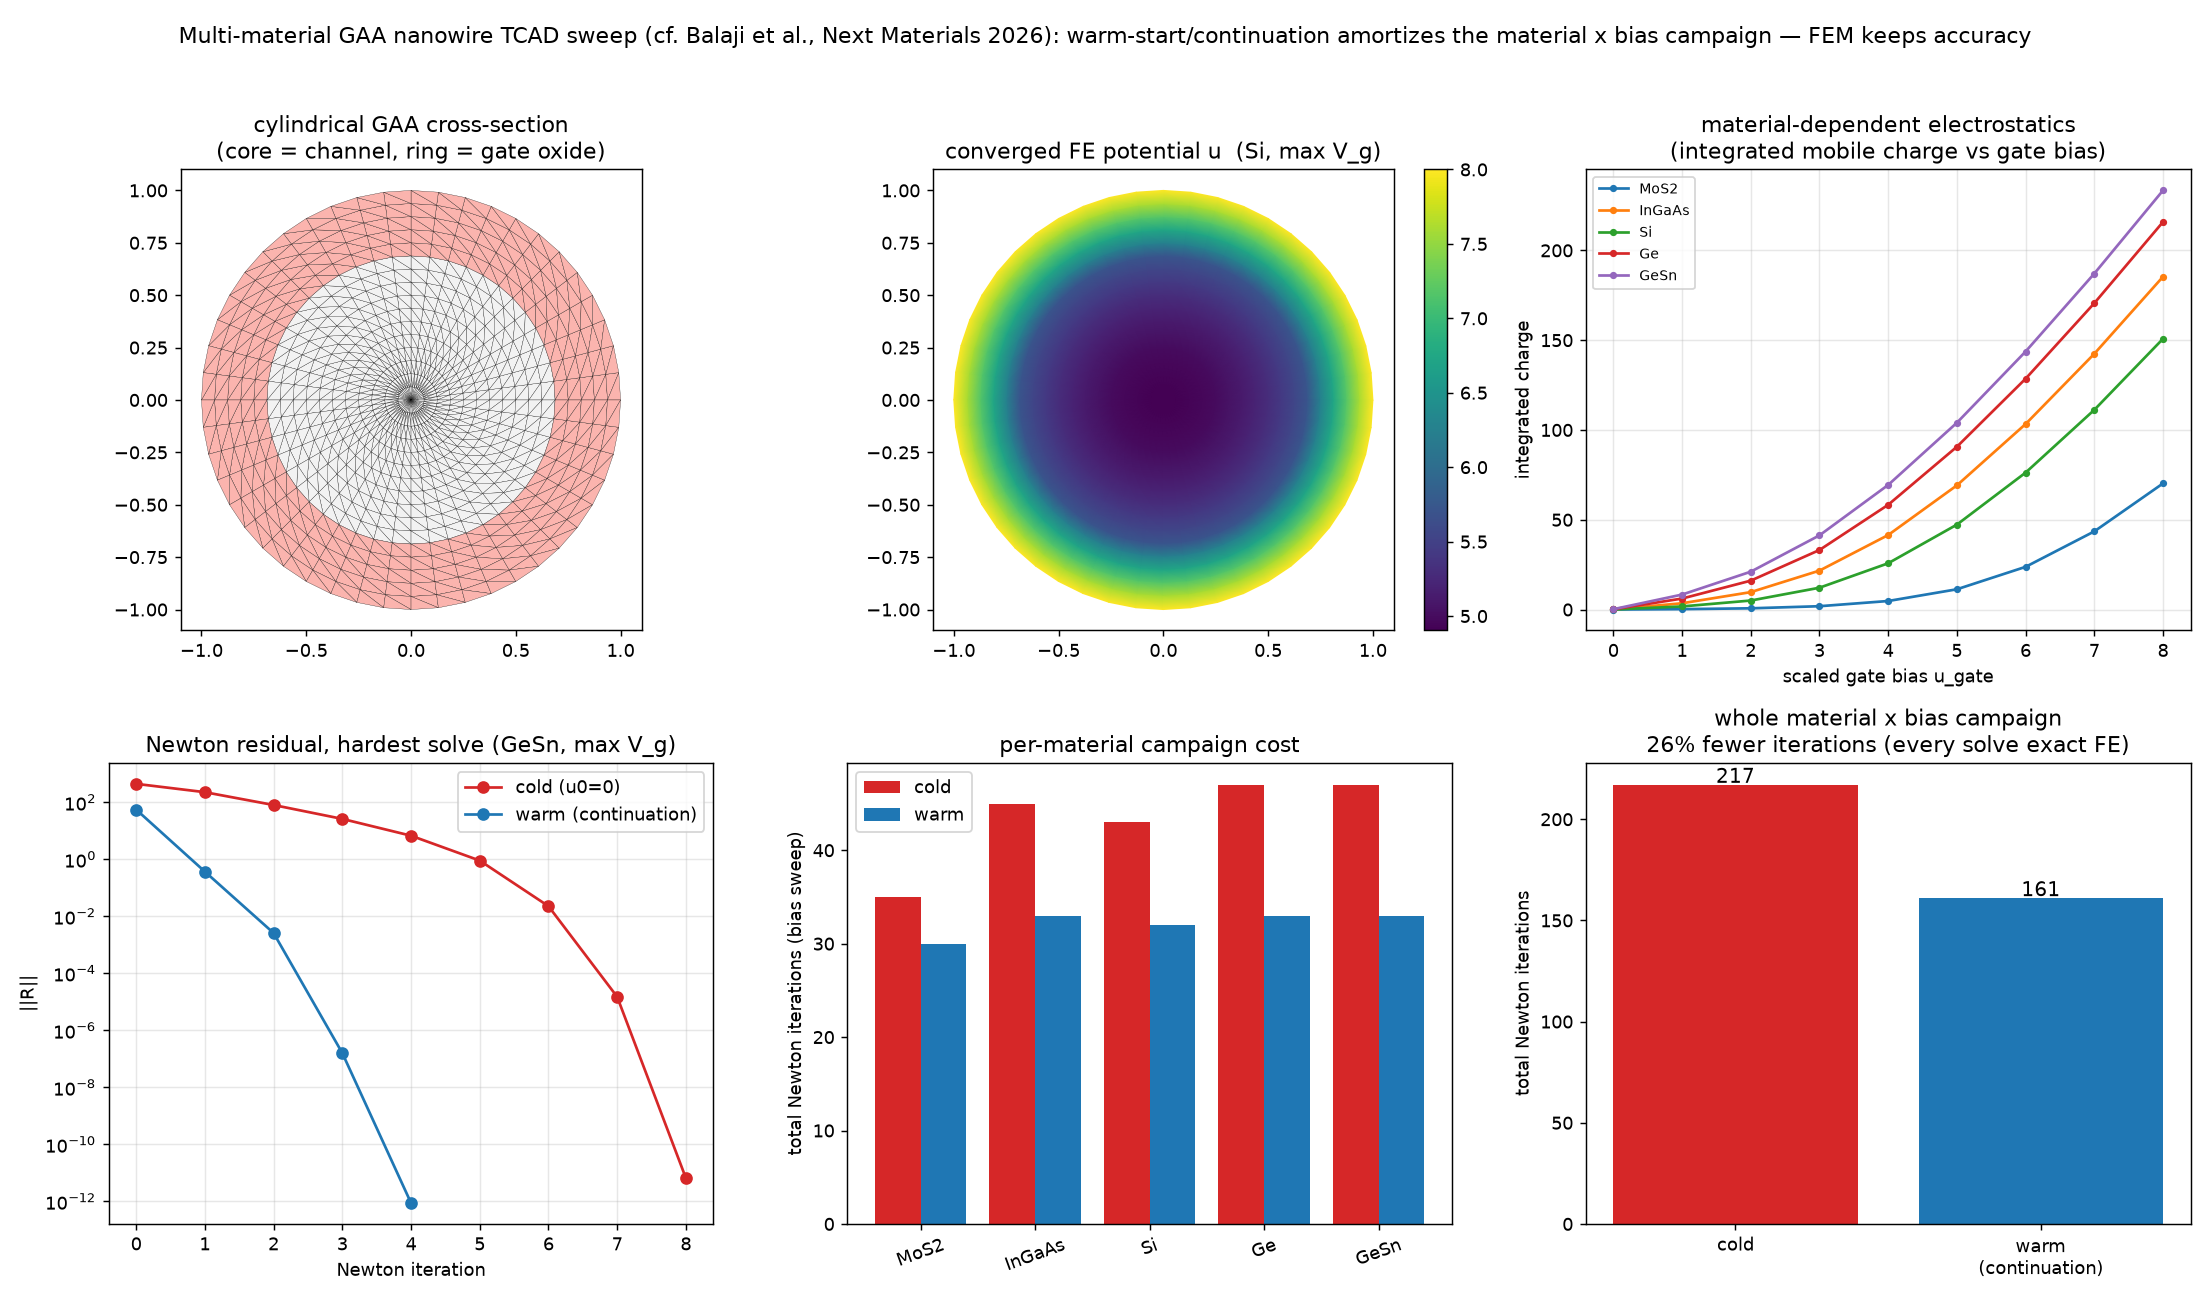

Here is the Python script that generated this plot:
"""gaa_material_sweep_warmstart.py — idea C on the exact workload of a comparative
multi-material TCAD study: a cylindrical GAA nanowire cross-section whose *channel
material* is swept {Si, Ge, GeSn, InGaAs, MoS2} across a gate-bias range, mirroring

    S. Balaji, T.S. Balaji, P. Rathinakumar, S. Karthik,
    "Comparative TCAD investigation of gate-all-around nanowire MOSFETs with
     emerging channel materials", Next Materials 13 (2026) 102743
     (Synopsys Sentaurus; identical geometry/gate-stack/doping, material swapped).

That paper runs, per figure, a grid of *independent* self-consistent solves
(5 channel materials x a V_g transfer sweep). Each one is a fresh Poisson-(drift-
diffusion) Newton/Gummel loop from scratch. This is exactly the regime idea C
amortizes: identical geometry, only eps and the carrier-screening strength change,
so a neighbouring solution is an excellent Newton initial guess.

Physics (scaled equilibrium Poisson-Boltzmann on the circular cross-section):

    -div(eps_r grad u) + kappa * sinh(u) = f_dop        in the semiconductor core
    -div(eps_r grad u)                   = 0             in the gate oxide ring
                                       u = u_gate        on the gate (outer boundary)

P1 finite elements on an unstructured *disk* mesh (weak form — the repo's core; the
curved cylindrical boundary is where FE beats a Cartesian finite-difference grid,
cf. bench_weak_vs_strong.py). eps_r is the channel permittivity; kappa is a
non-dimensional carrier-screening strength, monotone in the material's intrinsic
carrier density n_i (small-gap Ge/GeSn screen strongly, wide-gap MoS2 weakly).
Absolute kappa magnitudes are illustrative; the ordering and trends are physical.

Two warm starts stack, both pure continuation (no training — deterministic):
  * bias continuation:   within a material, solution at V_g(k-1) seeds V_g(k)
  * material transfer:   first bias of a new material is seeded by the previous
                         material's solution at the same bias (identical geometry)
cold = every (material, bias) Newton from u0 = 0.

Every solve is the exact FE solution; only the Newton iteration count changes.
FEM keeps accuracy, continuation cuts the campaign's total iterations.

Run:  python3 gaa_material_sweep_warmstart.py     (writes gaa_material_sweep_warmstart.png)
      python3 gaa_material_sweep_warmstart.py --help
"""
from __future__ import annotations

import argparse

import numpy as np
import scipy.sparse as sp
import scipy.sparse.linalg as spla

SEED = 20260724
NEWTON_TOL = 1e-9
NEWTON_MAX = 60
EPS_OX = 3.9            # SiO2 gate oxide (identical gate stack across materials)
C_DOP = 1.0            # scaled light n-type body doping in the channel

# Channel materials, ordered by intrinsic carrier density n_i (300 K, cm^-3).
# eps_r are standard static permittivities; n_i drives the screening strength.
# (MoS2 eps_r ~ 4-7 depending on layer count / direction; 7.0 used here.)
MATERIALS = [
    #  name       eps_r    n_i (cm^-3)
    ("MoS2",       7.0,     1.0e5),
    ("InGaAs",    13.9,     6.3e11),
    ("Si",        11.7,     1.0e10),
    ("Ge",        16.0,     2.0e13),
    ("GeSn",      16.5,     1.5e14),
]


def kappa_of(n_i):
    """Non-dimensional screening strength, monotone in n_i, compressed to a
    well-conditioned demo range (Debye screening ~ sqrt(n_i); the exponent keeps
    the ~9-decade n_i span inside an instructive band). Si is normalised to ~1."""
    return 1.0 * (n_i / 1.0e10) ** 0.18


# ----------------------------------------------------------------------------
# Unstructured disk mesh for the cylindrical GAA cross-section
# ----------------------------------------------------------------------------
def build_disk_mesh(nr=16, nt=48, r_core=0.70, r_gate=1.0):
    """Triangulated disk: a central node, nr concentric rings, nt sectors.
    Returns nodes (N,2), tris (T,3), gate_mask (outer ring, Dirichlet),
    and elem_semi (T,) True where the element centroid is inside the core radius."""
    nodes = [(0.0, 0.0)]
    for i in range(1, nr + 1):
        r = r_gate * i / nr
        for j in range(nt):
            th = 2.0 * np.pi * j / nt
            nodes.append((r * np.cos(th), r * np.sin(th)))
    nodes = np.asarray(nodes, dtype=np.float64)

    def idx(i, j):                       # node id on ring i (1..nr), sector j
        return 1 + (i - 1) * nt + (j % nt)

    tris = []
    for j in range(nt):                  # innermost fan from the centre
        tris.append((0, idx(1, j), idx(1, j + 1)))
    for i in range(1, nr):               # quad strips between rings -> 2 tris
        for j in range(nt):
            a, b = idx(i, j), idx(i, j + 1)
            c, d = idx(i + 1, j + 1), idx(i + 1, j)
            tris.append((a, b, c))
            tris.append((a, c, d))
    tris = np.asarray(tris, dtype=np.int64)

    gate_mask = np.zeros(len(nodes), dtype=bool)
    gate_mask[[idx(nr, j) for j in range(nt)]] = True    # outer ring = gate

    cent = nodes[tris].mean(axis=1)
    elem_semi = np.hypot(cent[:, 0], cent[:, 1]) < r_core
    return nodes, tris, gate_mask, elem_semi


def assemble(nodes, tris, eps_elem, semi_elem):
    """P1 stiffness K(eps) and lumped semiconductor mass vector ML_semi."""
    N = len(nodes)
    rows, cols, vals = [], [], []
    ML = np.zeros(N)
    for t, (ia, ib, ic) in enumerate(tris):
        p = nodes[[ia, ib, ic]]
        x, y = p[:, 0], p[:, 1]
        # signed area sets the P1 gradient denominators; |area| scales K and mass
        # so element orientation (CW/CCW) does not matter.
        area = 0.5 * ((x[1] - x[0]) * (y[2] - y[0]) - (x[2] - x[0]) * (y[1] - y[0]))
        if abs(area) < 1e-14:
            continue
        b = np.array([y[1] - y[2], y[2] - y[0], y[0] - y[1]]) / (2 * area)
        c = np.array([x[2] - x[1], x[0] - x[2], x[1] - x[0]]) / (2 * area)
        aarea = abs(area)
        ke = eps_elem[t] * aarea * (np.outer(b, b) + np.outer(c, c))
        nd = [ia, ib, ic]
        for a in range(3):
            for bb in range(3):
                rows.append(nd[a]); cols.append(nd[bb]); vals.append(ke[a, bb])
        if semi_elem[t]:
            ML[nd] += aarea / 3.0
    K = sp.csr_matrix((vals, (rows, cols)), shape=(N, N))
    return K, ML


# ----------------------------------------------------------------------------
# Damped FE Newton for the nonlinear Poisson (Dirichlet gate bias on outer ring)
# ----------------------------------------------------------------------------
def newton(K, ML, kappa, fdop, u_gate, free, gate, u0):
    u = np.asarray(u0, dtype=np.float64).copy()
    u[gate] = u_gate

    def resid_full(uu):
        return K @ uu + kappa * ML * np.sinh(uu) - fdop

    hist = []
    ff = np.ix_(free, free)
    for it in range(1, NEWTON_MAX + 1):
        R = resid_full(u)
        rn = np.linalg.norm(R[free])
        hist.append(rn)
        if rn < NEWTON_TOL:
            return u, it - 1, hist
        J = (K[ff] + sp.diags(kappa * ML[free] * np.cosh(u[free]))).tocsc()
        du = spla.spsolve(J, -R[free])
        alpha = 1.0
        for _ in range(30):
            u_try = u.copy(); u_try[free] = u[free] + alpha * du
            if np.linalg.norm(resid_full(u_try)[free]) < rn:
                break
            alpha *= 0.5
        u[free] = u[free] + alpha * du
    return u, NEWTON_MAX, hist


def main():
    ap = argparse.ArgumentParser(description=__doc__,
                                 formatter_class=argparse.RawDescriptionHelpFormatter)
    ap.add_argument("--nr", type=int, default=16, help="radial rings")
    ap.add_argument("--nt", type=int, default=48, help="angular sectors")
    ap.add_argument("--nbias", type=int, default=9, help="gate-bias points per material")
    ap.add_argument("--vmax", type=float, default=8.0, help="max scaled gate bias u_gate")
    ap.add_argument("--out", type=str, default="gaa_material_sweep_warmstart.png")
    args = ap.parse_args()
    if args.nbias < 2:
        ap.error("--nbias must be >= 2 (a transfer sweep needs multiple bias points)")

    nodes, tris, gate, elem_semi = build_disk_mesh(args.nr, args.nt)
    free = ~gate
    N = len(nodes)
    biases = np.linspace(0.0, args.vmax, args.nbias)

    # Pre-assemble K(eps) and ML per material (eps differs only in the core).
    per_mat = []
    for name, eps_r, n_i in MATERIALS:
        eps_elem = np.where(elem_semi, eps_r, EPS_OX)
        K, ML = assemble(nodes, tris, eps_elem, elem_semi)
        fdop = ML * C_DOP
        per_mat.append((name, K.tocsr(), ML, fdop, kappa_of(n_i)))

    # ---- cold campaign: every (material, bias) Newton from u0 = 0 ----
    cold_iters = np.zeros((len(MATERIALS), args.nbias), dtype=int)
    sol = {}                    # (m,k) -> converged u   (reused by the warm run)
    charge = np.zeros((len(MATERIALS), args.nbias))     # transfer-like observable
    for m, (name, K, ML, fdop, kap) in enumerate(per_mat):
        for k, vg in enumerate(biases):
            u, it, _ = newton(K, ML, kap, fdop, vg, free, gate, np.zeros(N))
            cold_iters[m, k] = it
            sol[(m, k)] = u
            charge[m, k] = float(np.sum(kap * ML * np.sinh(u)))   # integrated mobile charge

    # ---- warm campaign: bias continuation + cross-material transfer ----
    warm_iters = np.zeros((len(MATERIALS), args.nbias), dtype=int)
    prev_mat_first = None       # previous material's u at bias 0 (transfer seed)
    for m, (name, K, ML, fdop, kap) in enumerate(per_mat):
        u_prev_bias = None
        for k, vg in enumerate(biases):
            if k == 0:
                u0 = prev_mat_first if prev_mat_first is not None else np.zeros(N)
            else:
                u0 = u_prev_bias
            u, it, _ = newton(K, ML, kap, fdop, vg, free, gate, u0)
            warm_iters[m, k] = it
            u_prev_bias = u
            if k == 0:
                prev_mat_first = u.copy()

    tot_cold, tot_warm = int(cold_iters.sum()), int(warm_iters.sum())
    print(f"\nCampaign = {len(MATERIALS)} materials x {args.nbias} bias points "
          f"= {len(MATERIALS) * args.nbias} self-consistent FE solves")
    print(f"  total Newton iterations   cold {tot_cold:4d}   warm {tot_warm:4d}"
          f"   ({100 * (tot_cold - tot_warm) / tot_cold:.0f}% fewer)")
    for m, (name, *_ ) in enumerate(per_mat):
        print(f"  {name:7s}  cold {cold_iters[m].sum():3d}   warm {warm_iters[m].sum():3d}")

    # residual traces at a hard point (highest bias, strongest screener = last material)
    mh = len(MATERIALS) - 1
    Kh, MLh, fdoph, kaph = per_mat[mh][1], per_mat[mh][2], per_mat[mh][3], per_mat[mh][4]
    _, _, res_cold = newton(Kh, MLh, kaph, fdoph, biases[-1], free, gate, np.zeros(N))
    _, _, res_warm = newton(Kh, MLh, kaph, fdoph, biases[-1], free, gate, sol[(mh, args.nbias - 2)])

    _plot(args.out, nodes, tris, elem_semi, sol[(2, args.nbias - 1)],
          biases, charge, cold_iters, warm_iters, res_cold, res_warm,
          [m[0] for m in MATERIALS], tot_cold, tot_warm)
    print(f"wrote {args.out}")


def _plot(out, nodes, tris, elem_semi, u_repr, biases, charge,
          cold_iters, warm_iters, res_cold, res_warm, names, tot_cold, tot_warm):
    import matplotlib
    matplotlib.use("Agg")
    import matplotlib.pyplot as plt
    from matplotlib.tri import Triangulation

    triang = Triangulation(nodes[:, 0], nodes[:, 1], tris)
    fig, ax = plt.subplots(2, 3, figsize=(17, 10))

    # (0,0) material map of the cross-section (core vs gate-oxide ring)
    ax[0, 0].tripcolor(triang, facecolors=elem_semi.astype(float),
                       cmap="Pastel1", edgecolors="k", linewidth=0.15)
    ax[0, 0].set_aspect("equal")
    ax[0, 0].set_title("cylindrical GAA cross-section\n(core = channel, ring = gate oxide)")

    # (0,1) representative converged potential (Si at max bias)
    tp = ax[0, 1].tripcolor(triang, u_repr, shading="gouraud", cmap="viridis")
    ax[0, 1].set_aspect("equal")
    ax[0, 1].set_title("converged FE potential u  (Si, max V_g)")
    fig.colorbar(tp, ax=ax[0, 1], fraction=0.046)

    # (0,2) transfer-like curves: integrated mobile charge vs gate bias, per material
    for m, nm in enumerate(names):
        ax[0, 2].plot(biases, charge[m], "-o", ms=3, label=nm)
    ax[0, 2].set_title("material-dependent electrostatics\n(integrated mobile charge vs gate bias)")
    ax[0, 2].set_xlabel("scaled gate bias u_gate"); ax[0, 2].set_ylabel("integrated charge")
    ax[0, 2].legend(fontsize=8); ax[0, 2].grid(True, alpha=0.3)

    # (1,0) Newton residual at the hardest point (highest bias, strongest screener)
    ax[1, 0].semilogy(range(len(res_cold)), res_cold, "-o", color="#d62728", label="cold (u0=0)")
    ax[1, 0].semilogy(range(len(res_warm)), res_warm, "-o", color="#1f77b4",
                      label="warm (continuation)")
    ax[1, 0].set_title(f"Newton residual, hardest solve ({names[-1]}, max V_g)")
    ax[1, 0].set_xlabel("Newton iteration"); ax[1, 0].set_ylabel("||R||")
    ax[1, 0].legend(); ax[1, 0].grid(True, which="both", alpha=0.3)

    # (1,1) total Newton iterations per material, cold vs warm
    gx = np.arange(len(names))
    ax[1, 1].bar(gx - 0.2, cold_iters.sum(axis=1), 0.4, color="#d62728", label="cold")
    ax[1, 1].bar(gx + 0.2, warm_iters.sum(axis=1), 0.4, color="#1f77b4", label="warm")
    ax[1, 1].set_xticks(gx); ax[1, 1].set_xticklabels(names, rotation=20)
    ax[1, 1].set_ylabel("total Newton iterations (bias sweep)")
    ax[1, 1].set_title("per-material campaign cost")
    ax[1, 1].legend()

    # (1,2) campaign total
    ax[1, 2].bar([0, 1], [tot_cold, tot_warm], color=["#d62728", "#1f77b4"])
    ax[1, 2].set_xticks([0, 1]); ax[1, 2].set_xticklabels(["cold", "warm\n(continuation)"])
    ax[1, 2].set_ylabel("total Newton iterations")
    red = 100 * (tot_cold - tot_warm) / tot_cold
    ax[1, 2].set_title(f"whole material x bias campaign\n{red:.0f}% fewer iterations "
                       f"(every solve exact FE)")
    for i, v in enumerate([tot_cold, tot_warm]):
        ax[1, 2].text(i, v + 1, str(v), ha="center", fontsize=11)

    fig.suptitle("Multi-material GAA nanowire TCAD sweep (cf. Balaji et al., Next Materials 2026): "
                 "warm-start/continuation amortizes the material x bias campaign — "
                 "FEM keeps accuracy", fontsize=12)
    fig.tight_layout(rect=[0, 0, 1, 0.96])
    fig.savefig(out, dpi=130)


if __name__ == "__main__":
    main()
